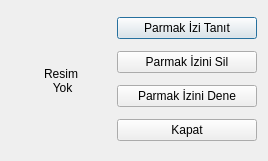
<ui version="4.0" >
 <author>Mehmet Ali Akmanalp</author>
 <class>dialogFinger</class>
 <widget class="QDialog" name="dialogFinger" >
  <property name="enabled" >
   <bool>true</bool>
  </property>
  <property name="geometry" >
   <rect>
    <x>0</x>
    <y>0</y>
    <width>268</width>
    <height>161</height>
   </rect>
  </property>
  <property name="windowTitle" >
   <string>Parmak İzi Düzenleyici</string>
  </property>
  <property name="modal" >
   <bool>true</bool>
  </property>
  <layout class="QHBoxLayout" name="horizontalLayout" >
   <item>
    <widget class="QLabel" name="viewFinger" >
     <property name="enabled" >
      <bool>true</bool>
     </property>
     <property name="maximumSize" >
      <size>
       <width>100</width>
       <height>143</height>
      </size>
     </property>
     <property name="text" >
      <string>Resim 
 Yok</string>
     </property>
     <property name="scaledContents" >
      <bool>false</bool>
     </property>
     <property name="alignment" >
      <set>Qt::AlignCenter</set>
     </property>
    </widget>
   </item>
   <item>
    <layout class="QVBoxLayout" name="verticalLayout" >
     <item>
      <widget class="QPushButton" name="pushEnroll" >
       <property name="text" >
        <string>Parmak İzi Tanıt</string>
       </property>
      </widget>
     </item>
     <item>
      <widget class="QPushButton" name="pushErase" >
       <property name="text" >
        <string>Parmak İzini Sil</string>
       </property>
      </widget>
     </item>
     <item>
      <widget class="QPushButton" name="pushVerify" >
       <property name="text" >
        <string>Parmak İzini Dene</string>
       </property>
      </widget>
     </item>
     <item>
      <widget class="QPushButton" name="pushClose" >
       <property name="text" >
        <string>Kapat</string>
       </property>
      </widget>
     </item>
    </layout>
   </item>
  </layout>
 </widget>
 <tabstops>
  <tabstop>pushEnroll</tabstop>
  <tabstop>pushErase</tabstop>
  <tabstop>pushVerify</tabstop>
 </tabstops>
 <resources/>
 <connections/>
</ui>
